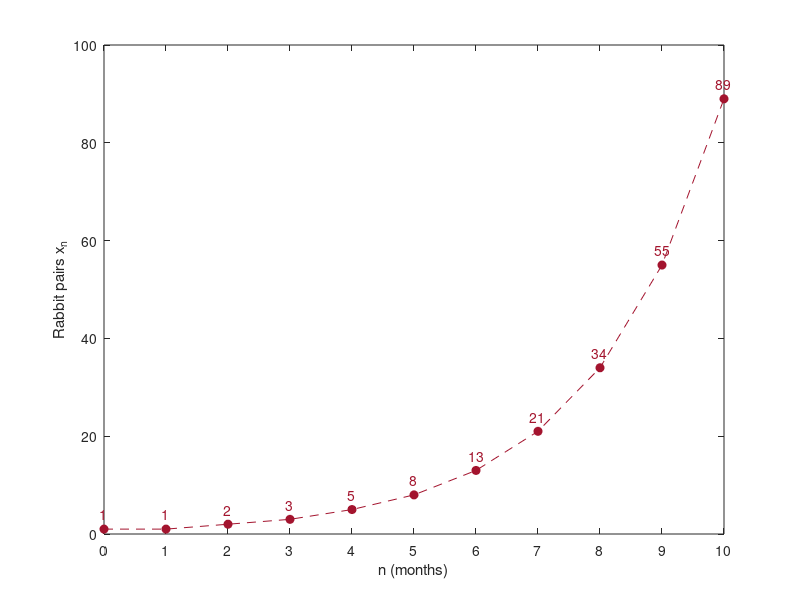

This figure's MATLAB source:
% Fig. 1.4: Fibonacci sequence (book, Section 1.1, Eq. 1.5 and 1.6)
% x_{n+1} = x_n + x_{n-1}, x_0 = x_1 = 1
% (c) 2026 Philipp Kügler · Program for the book "Dynamical Systems in the Life Sciences" · MIT License (see LICENSE)
N = 10;                         % number of months
x = zeros(1, N + 1);
x(1) = 1; x(2) = 1;             % two initial values x_0 and x_1 (MATLAB counts from 1)
for k = 2:N
    x(k + 1) = x(k) + x(k - 1); % recursion rule
end

n = 0:N;
phi = (1 + sqrt(5)) / 2; psi = (1 - sqrt(5)) / 2;
formel = (phi.^(n + 1) - psi.^(n + 1)) / sqrt(5);   % solution formula (Eq. 1.6)
disp(x)                         % 1 1 2 3 5 8 13 21 34 55 89
disp(round(formel))             % the solution formula gives the same numbers

rot = [0.64 0.08 0.18];
plot(n, x, 'o--', 'Color', rot, 'MarkerFaceColor', rot); hold on
for k = 1:numel(n)
    text(n(k), x(k) + 3, sprintf('%d', x(k)), 'HorizontalAlignment', 'center', 'Color', rot)
end
hold off
xlabel('n (months)'); ylabel('Rabbit pairs x_n'); xticks(n)
